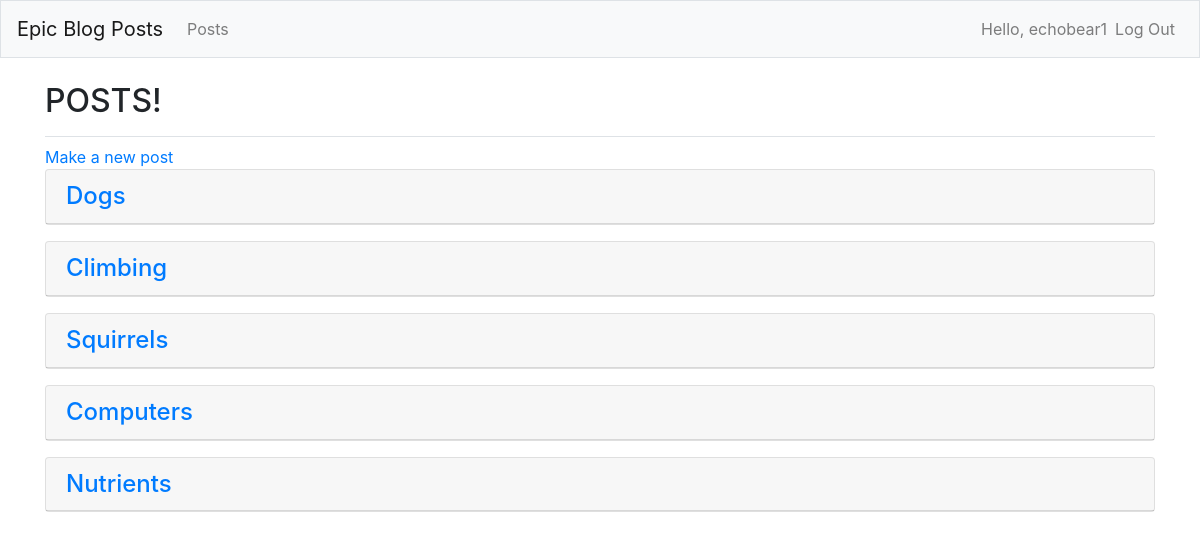
The page /blog_posts/ (signed in) on the database its author committed.
### brian_blog_posts/models.py (models this page shows, shortened)
class BlogPost(models.Model):
	post_title = models.CharField(max_length=200)
	text = models.TextField()
	date_added = models.DateTimeField(auto_now_add=True)
	owner = models.ForeignKey(User, on_delete=models.CASCADE)

### brian_blog_posts/views.py (the view)
# urls.py: path('blog_posts/', views.blog_posts, name='blog_posts'),
def blog_posts(request):
	blog_posts = BlogPost.objects.order_by('date_added')
	context = {'blog_posts': blog_posts}
	return render(request, 'brian_blog_posts/blog_posts.html', context)

### brian_blog_posts/templates/brian_blog_posts/blog_posts.html
{% extends "brian_blog_posts/base.html" %}
{% load bootstrap4 %}
{% block page_header %}
  <h2>POSTS!</h2>
{% endblock page_header %}
{% block content %}
  <a href="{% url 'brian_blog_posts:new_blog_post' %}">Make a new post</a>
    {% for blog_post in blog_posts %}
      <div class="card mb-3">
        <h4 class="card-header">
          <a href="{% url 'brian_blog_posts:blog_post' blog_post.id %}">
          {{ blog_post.post_title }}</a>
        </h4>
      </div>
    {% empty %}
      <p>There are no entries for this topic yet.</p>
    {% endfor %}
{% endblock content %}

### brian_blog_posts/templates/brian_blog_posts/base.html (shortened to what this page needs)
{% load bootstrap4 %}
<!doctype html>
<html lang="en">
<head>
  {% bootstrap_css %}
</head>
<body>
  <nav class="navbar navbar-expand-md navbar-light bg-light mb-4 border">
    <a class="navbar-brand" href="{% url 'brian_blog_posts:index'%}">
        Epic Blog Posts</a>
    <div class="collapse navbar-collapse" id="navbarCollapse">
      <ul class="navbar-nav mr-auto">
        <li class="nav-item">
          <a class="nav-link" href="{% url 'brian_blog_posts:blog_posts'%}">
              Posts</a></li>
      </ul>
      <ul class="navbar-nav ml-auto">
        {% if user.is_authenticated %}
          <li class="nav-item">
            <span class="navbar-text">Hello, {{ user.username }} </span>
          </li>
          <li class="nav-item">
            <a class="nav-link" href="{% url 'users:logout' %}">Log Out</a>
          </li>
        {% else %}
          <li class="nav-item">
            <a class="nav-link" href="{% url 'users:register' %}">Register</a>
          </li>
          <li class="nav-item">
            <a class="nav-link" href="{% url 'users:login' %}">Log in</a></li>
        {% endif %}
      </ul>
    </div>
  </nav>
  <main role="main" class="container">
    <div class="pb-2 mb-2 border-bottom">
      {% block page_header %}{% endblock page_header %}
    </div>
    <div>
      {% block content %}{% endblock content %}
    </div>
  </main>
</body>
</html>

### rows shown on the page
BlogPost: post_title "Dogs"
BlogPost: post_title "Climbing"
BlogPost: post_title "Squirrels"
BlogPost: post_title "Computers"
BlogPost: post_title "Nutrients"

### other values the page prints
{{ user.username }} "echobear1"
